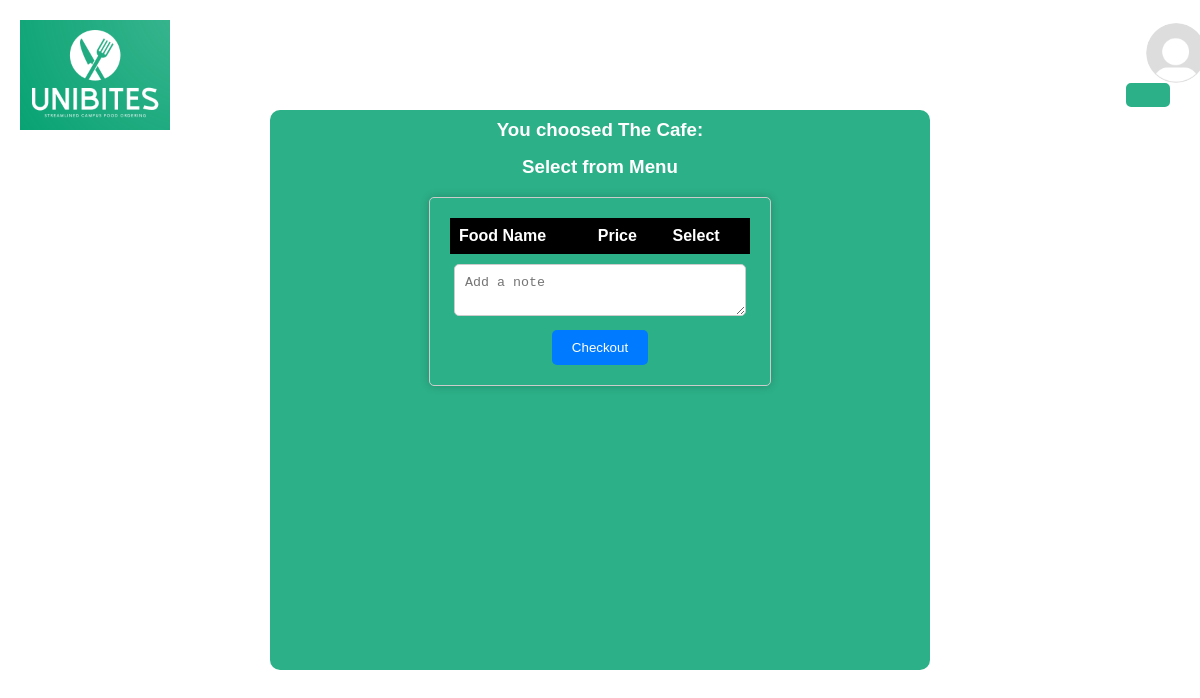
/cafe/2/, run on an earlier commit of the app's database.
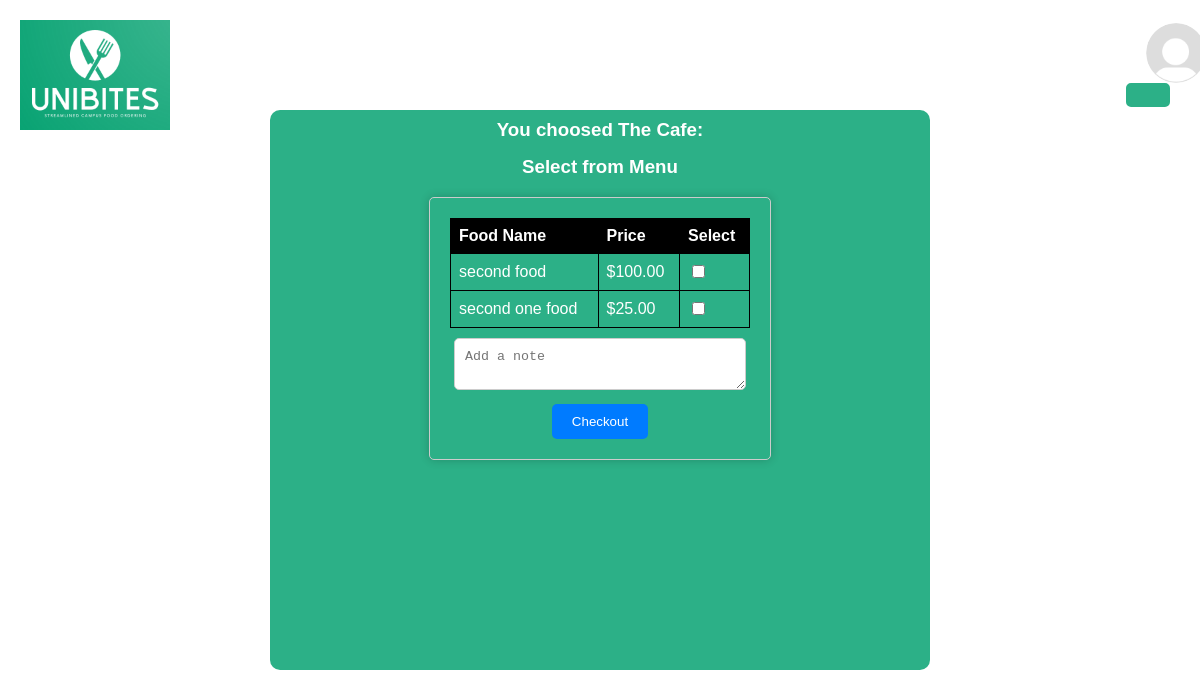
And on a later commit of the database.
### App/models.py (models this page shows, shortened)
class FoodItem(models.Model):
    cafe = models.ForeignKey(Cafe, on_delete=models.CASCADE)
    name = models.CharField(max_length=100)
    price = models.DecimalField(max_digits=6, decimal_places=2)

### App/views.py (the view)
# urls.py: path('cafe/<int:cafe_id>/', food_list, name='food_list'),
def food_list(request, cafe_id):
    cafe = Cafe.objects.get(pk=cafe_id)
    food_items = FoodItem.objects.filter(cafe=cafe)
    return render(request, 'app/food_list.html', {'cafe': cafe, 'food_items': food_items})

### App/templates/app/food_list.html (shortened to what this page needs)
{% load static %}
<!DOCTYPE html>
<html lang="en">
<head>
<link rel="stylesheet" href="{% static 'app/style.css' %}">
</head>
<body>
  <div class="header">
    <img src="{% static 'app/logo.png' %}" alt="Logo" class="logo">
    <div class="profile-container">
      {% if user.profile_image %}
      <img src="{{user.profile_image.url}}" alt="Profile Picture" class="profile-pic">
      {% else %}
      <img src="{% static 'app/profile-pic.jpg' %}" alt="Profile Picture" class="profile-pic">
      {% endif %}
      <button class="login-button">{{user.first_name}}</button>
    </div>
  </div>
<div class="container">
  <div class="content-box">
    <h3>    <p class="description">You choosed The Cafe: {{order.cafe.name}}
    </p></h3><br>
    <h3>    <p class="description">Select from Menu
    </p></h3>
    <form method="post" action="{% url 'app:order_confirmation' cafe.id %}">
    <table>
      <tr>
        <th>Food Name</th>
        <th>Price</th>
        <th>Select</th>
      </tr>
      {% for food_item in food_items %}
      <tr>
        <td>{{ food_item.name }}<td>${{ food_item.price }}</td> <td><input type="checkbox" name="food" value="{{ food_item.id }}"></td></td>
      </tr>
     {% endfor %}
    </table>
    <textarea name="note" placeholder="Add a note"></textarea>
    <button type="submit">Checkout</button>
</form>
  </div>
</div>
</body>
</html>

### App/static/app/style.css (style rules this page uses)
body { margin: 0; padding: 0; font-family: Arial, sans-serif; background-image: url('background-image.jpg'); background-size: cover; background-position: center; background-attachment: fixed; color: #ffffff; }
.header { display: flex; justify-content: space-between; align-items: center; padding: 20px; }
.logo { width: 150px; height: auto; }
.profile-container { display: flex; align-items: center; position: relative; }
.profile-pic { width: 60px; height: 60px; border-radius: 50%; margin-right: 10px; position: absolute; top: -20px; z-index: 2; margin-left: 20px; }
.login-button { padding: 10px 20px; background-color: transparent; color: #ffffff; border: 2px solid #2CB087; background-color: #2CB087; border-radius: 5px; font-size: 30px; cursor: pointer; transition: background-color 0.3s ease, border-color 0.3s ease; position: relative; z-index: 1; margin-top: 40px; margin-right: 10px; }
.container { display: flex; justify-content: center; align-items: start; }
.description { margin-top: -40px; }
.content-box { width: 600px; height: 500px; background-color: #2CB087; padding: 30px; text-align: center; border-radius: 10px; margin-top: -40px; }
table { border-collapse: collapse; width: 100%; max-width: 300px; margin: auto; }
th, td { border: 1px solid #000000; padding: 8px; text-align: left; }
th { background-color: #000000; }
input[type="checkbox"] { margin-right: 5px; }
form { max-width: 300px; margin: 0 auto; padding: 20px; border: 1px solid #ccc; border-radius: 5px; box-shadow: 0px 0px 10px rgba(0, 0, 0, 0.2); }
textarea { width: 90%; padding: 10px; margin-bottom: 10px; margin-top: 10px; border: 1px solid #ccc; border-radius: 5px; }
button { background-color: #007BFF; color: #fff; padding: 10px 20px; border: none; border-radius: 5px; cursor: pointer; }

What changed in the data, as far as the page shows it:
added FoodItem: name "second food", price "100.00"
added FoodItem: name "second one food", price "25.00"
